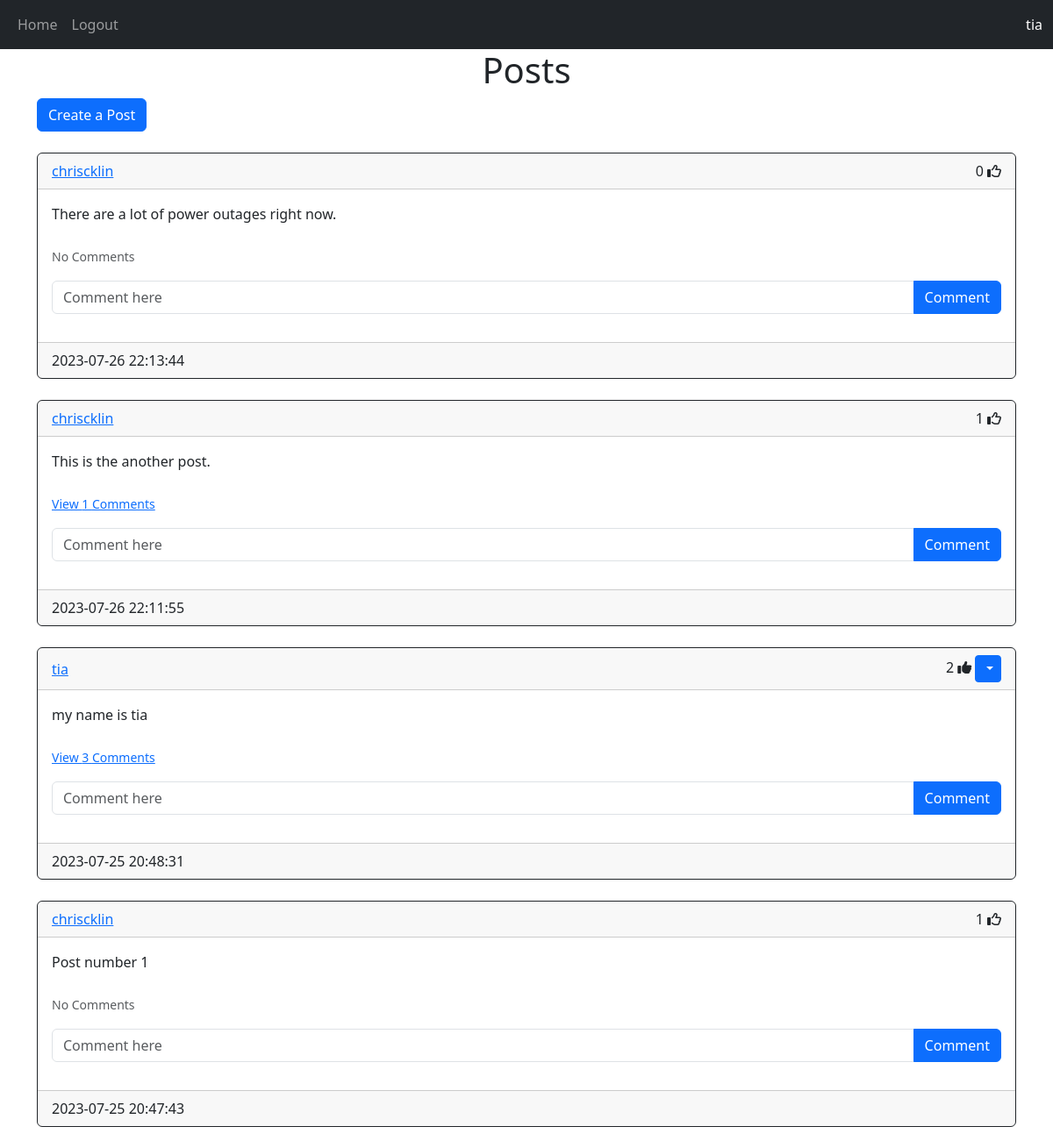
The app's page /home (signed in) with its own data.
### website/models.py (models this page shows)
class User(db.Model, UserMixin):
    id = db.Column(db.Integer, primary_key=True)
    email = db.Column(db.String(150), unique=True)
    username = db.Column(db.String(150), unique=True)
    password = db.Column(db.String(150))
    date_created = db.Column(db.DateTime(timezone=True), default=func.now())
    posts = db.relationship(
        'Post', backref='user', passive_deletes=True, order_by="Post.date_created.desc()")
    comments = db.relationship(
        'Comment', backref='user', passive_deletes=True, order_by="Comment.date_created.desc()")
    likes = db.relationship(
        'Like', backref='user', passive_deletes=True)

class Post(db.Model):
    id = db.Column(db.Integer, primary_key=True)
    text = db.Column(db.Text, nullable=False)
    date_created = db.Column(db.DateTime(timezone=True), default=func.now())
    author = db.Column(db.Integer, db.ForeignKey(
        'user.id', ondelete='CASCADE'), nullable=False)
    comments = db.relationship(
        'Comment', backref='post', passive_deletes=True, order_by="Comment.date_created.desc()")
    likes = db.relationship(
        'Like', backref='post', passive_deletes=True)

### website/views.py (the view)
@views.route("/")
@views.route("/home")
@login_required
def home():
    posts = Post.query.order_by(desc(Post.date_created)).all()
    return render_template("home.html", posts=posts)

### website/__init__.py (called while the page is built)
def create_app():
    app = Flask(__name__)
    app.config['SECRET_KEY'] = "helloworld"
    app.config['SQLALCHEMY_DATABASE_URI'] = f'sqlite:///{DB_NAME}'
    db.init_app(app)
    from .views import views
    from .auth import auth
    app.register_blueprint(views, url_prefix="/")
    app.register_blueprint(auth, url_prefix="/")
    from .models import User, Post, Comment, Like
    with app.app_context():
        create_database()
        Comment.query.all()
    login_manager = LoginManager()
    login_manager.login_view = "auth.login"
    login_manager.init_app(app)
    @login_manager.user_loader
    def load_user(id):
        return User.query.get(int(id))
    return app

### website/templates/home.html (shortened to what this page needs)
{% extends "posts_div.html" %}

### website/templates/posts_div.html (shortened to what this page needs)
{% extends "base.html" %}
{% block content %}
<h1 align="center">{% block header %}Posts{% endblock %}</h1>
{% block button %}
<a class="btn btn-primary" href="/create-post" role="button">Create a Post</a>
<br/>
<br/>
{% endblock %}
<div id="posts">
    {% for post in posts %}
    <div class="card border-dark">
        <div class="card-header d-flex justify-content-between align-items-center">
            <a href="/posts/{{post.user.username}}">{{post.user.username}}</a>
            <div>
                <span id="likes-count-{{post.id}}">{{post.likes|length}}</span>
                {% if current_user.id in post.likes|map(attribute="author")|list %}
                    <i class="fa-solid fa-thumbs-up" id="like-button-{{post.id}}" onclick="like({{post.id}})"></i>
                {% else %}
                    <i class="fa-regular fa-thumbs-up" id="like-button-{{post.id}}" onclick="like({{post.id}})"></i>
                {% endif %}
                {% if current_user.id == post.author %}
                <div class="btn-group ">
                    <button type="button" class="btn btn-sm btn-primary dropdown-toggle" data-bs-toggle="dropdown">
                    </button>
                </div>
                {% endif %}
            </div>
        </div>
        <div class="card-body">
            <div class="card-text">{{post.text}}</div>
            <br/>
            <p class="card-text">
                {% if post.comments|length > 0 %}
                    <a data-bs-toggle="collapse" href="#comments-{{post.id}}" role="button">
                    <small>View {{post.comments|length}} Comments</small>
                    </a>
                {% else %}
                    <small class="text-muted">No Comments</small>
                {% endif %}
            </p>
            <form class="input-group mb-3" method="POST" action="/create-comment/{{post.id}}">
                <input type="text" id="text" name="text" class="form-control" placeholder="Comment here"/>
                <button type="submit" class="btn btn-primary">Comment</button>
            </form>
        </div>
        <div class="card-footer" text-muted">
            {{post.date_created}}
        </div>
    </div>
    <br/>
    {% endfor %}
</div>
{% endblock %}

### website/templates/base.html (shortened to what this page needs)
<!DOCTYPE html>
<html lang="en">
<head>
    <link href="https://cdn.jsdelivr.net/npm/bootstrap@5.3.0/dist/css/bootstrap.min.css" rel="stylesheet">
</head>
<body>
    <nav class="navbar navbar-expand-lg navbar-dark bg-dark">
        <div class="container-fluid">
            <div class="collapse navbar-collapse" id="navbar">
                <div class="navbar-nav">
                    {% if not current_user.is_authenticated %}
                    <a class="nav-item nav-link" href="/login">Login</a>
                    <a class="nav-item nav-link" href="/sign-up">Sign Up</a>
                    {% else %}
                    <a class="nav-item nav-link" href="/home">Home</a>
                    <a class="nav-item nav-link" href="/logout">Logout</a>
                    {% endif %}
                </div>
            </div>
            {% if current_user.is_authenticated %}
            <div class="justify-content-end text-white">{{current_user.username}}</div>
            {% endif %}
        </div>
    </nav>
    <div class="container"> {% block content %}{% endblock%} </div>
</body>
</html>

### records on screen
User: username "tia"
Post: user.username "chriscklin", likes|length "0", text "There are a lot of power outages right now.", shows "No Comments", date_created "2023-07-26 22:13:44"
Post: user.username "chriscklin", likes|length "1", text "This is the another post.", comments|length "1", date_created "2023-07-26 22:11:55"
Post: user.username "tia", likes|length "2", text "my name is tia", comments|length "3", date_created "2023-07-25 20:48:31"
Post: user.username "chriscklin", likes|length "1", text "Post number 1", shows "No Comments", date_created "2023-07-25 20:47:43"
